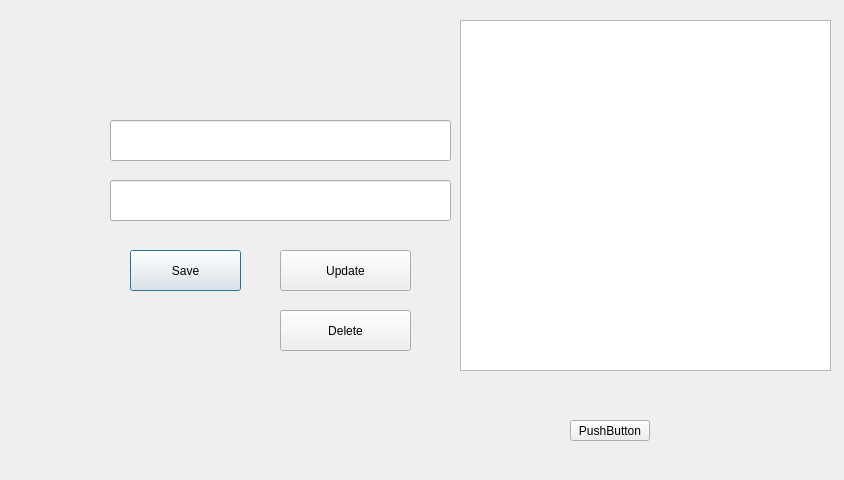
<?xml version="1.0" encoding="UTF-8"?>
<ui version="4.0">
 <class>BusinessMenu</class>
 <widget class="QDialog" name="BusinessMenu">
  <property name="geometry">
   <rect>
    <x>0</x>
    <y>0</y>
    <width>844</width>
    <height>480</height>
   </rect>
  </property>
  <property name="windowTitle">
   <string>Dialog</string>
  </property>
  <widget class="QLineEdit" name="lineEdit_name">
   <property name="geometry">
    <rect>
     <x>110</x>
     <y>120</y>
     <width>341</width>
     <height>41</height>
    </rect>
   </property>
  </widget>
  <widget class="QLineEdit" name="lineEdit_name_2">
   <property name="geometry">
    <rect>
     <x>110</x>
     <y>180</y>
     <width>341</width>
     <height>41</height>
    </rect>
   </property>
  </widget>
  <widget class="QPushButton" name="pushButton_save">
   <property name="geometry">
    <rect>
     <x>130</x>
     <y>250</y>
     <width>111</width>
     <height>41</height>
    </rect>
   </property>
   <property name="text">
    <string>Save</string>
   </property>
  </widget>
  <widget class="QPushButton" name="pushButton_update">
   <property name="geometry">
    <rect>
     <x>280</x>
     <y>250</y>
     <width>131</width>
     <height>41</height>
    </rect>
   </property>
   <property name="text">
    <string>Update</string>
   </property>
  </widget>
  <widget class="QPushButton" name="pushButton_delete">
   <property name="geometry">
    <rect>
     <x>280</x>
     <y>310</y>
     <width>131</width>
     <height>41</height>
    </rect>
   </property>
   <property name="text">
    <string>Delete</string>
   </property>
  </widget>
  <widget class="QPushButton" name="pushButton_update_table">
   <property name="geometry">
    <rect>
     <x>570</x>
     <y>420</y>
     <width>80</width>
     <height>21</height>
    </rect>
   </property>
   <property name="text">
    <string>PushButton</string>
   </property>
  </widget>
  <widget class="QTableView" name="tableView">
   <property name="geometry">
    <rect>
     <x>460</x>
     <y>20</y>
     <width>371</width>
     <height>351</height>
    </rect>
   </property>
  </widget>
 </widget>
 <resources/>
 <connections/>
</ui>
